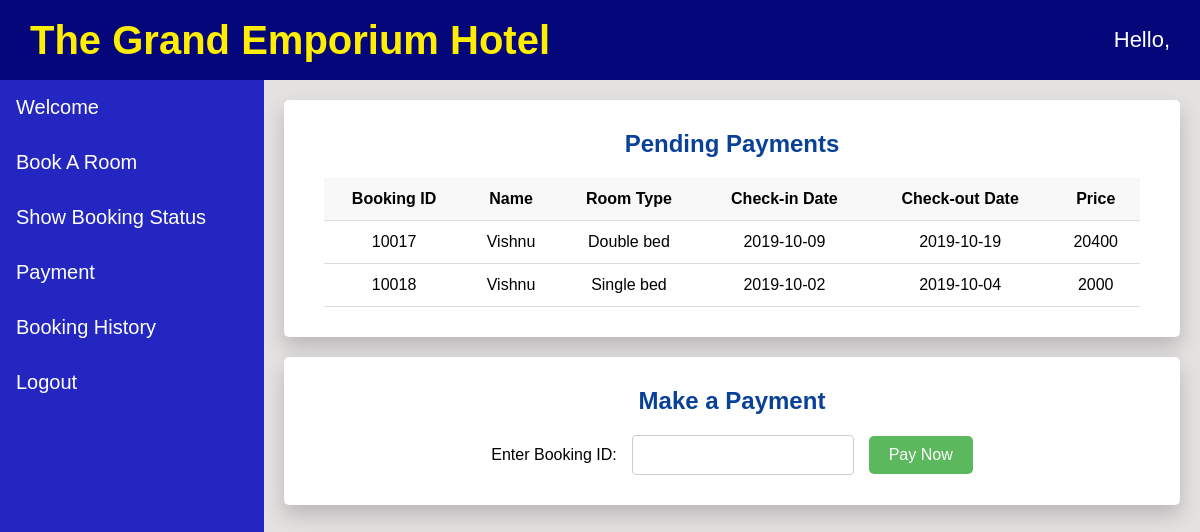
The page /user_payment.php on the database its author committed.
### tables this page shows
CREATE TABLE `confirmed_booking` (
  `phone` int(11) NOT NULL,
  `name` varchar(20) NOT NULL,
  `idproof` varchar(20) NOT NULL,
  `room_type` varchar(20) NOT NULL,
  `checkin` date NOT NULL,
  `checkout` date NOT NULL,
  `days` int(11) NOT NULL,
  `ac` varchar(10) NOT NULL,
  `breakfast` varchar(10) NOT NULL,
  `lunch` varchar(10) NOT NULL,
  `snacks` varchar(10) NOT NULL,
  `dinner` varchar(10) NOT NULL,
  `swimming` varchar(10) NOT NULL,
  `price` int(11) NOT NULL,
  `book_id` int(11) NOT NULL
);

### user_payment.php (the view, shortened to what this page needs)
<!DOCTYPE html>
<html>
<head>
</head>
<body>
    <?php
        $conn = new mysqli("localhost","root","", "hotel_db");
        $sql = "SELECT * from temp_session";
        $result=mysqli_query($conn, $sql);
        $row=mysqli_fetch_row($result);
    ?>
    <header class="header">
        <div style="font-size: 40px; font-weight: bold; color: #ffee00ff;">
            The Grand Emporium Hotel
        </div>
        <div style="font-size: 22px;">
            Hello, <?php echo $row[2]; ?>
        </div>
    </header>
    <nav>
        <ul class="sidebar">
            <li><a href="user_view.php">Welcome</a></li>
            <li><a href="bookroom.php">Book A Room</a></li>
            <li><a href="user_room_status.php">Show Booking Status</a></li>
            <li><a href="user_payment.php">Payment</a></li>
            <li><a href="user_booking_history.php">Booking History</a></li>
            <li><a href="index.php">Logout</a></li>
        </ul>
    </nav>
    <main class="main-content">
        <div class="basic_box">
            <h2>Pending Payments</h2>
            <table>
                <tr>
                    <th>Booking ID</th>
                    <th>Name</th>
                    <th>Room Type</th>
                    <th>Check-in Date</th>
                    <th>Check-out Date</th>
                    <th>Price</th>
                </tr>
                <?php
                    $conn = new mysqli("localhost","root","", "hotel_db");
                    $sql1 = "SELECT * from confirmed_booking";
                    if ($result=mysqli_query($conn,$sql1))
                    {
                        while ($row=mysqli_fetch_row($result))
                        {
                            ?>
                            <tr>
                                <td><?php echo $row[14]; ?></td>
                                <td><?php echo $row[1]; ?></td>
                                <td><?php echo $row[3]; ?></td>
                                <td><?php echo $row[4]; ?></td>
                                <td><?php echo $row[5]; ?></td>
                                <td><?php echo $row[13]; ?></td>
                            </tr><?php
                        }
                    }
                ?>
            </table>
        </div>
        <div class="basic_box">
            <h2>Make a Payment</h2>
            <form action="payment.php" method="post" class="pay-form">
                <label for="book_id">Enter Booking ID:</label>
                <input type="number" name="book_id" id="book_id" required>
                <button type="submit">Pay Now</button>
            </form>
        </div>
    </main>
</body>
</html>

### user_payment.php (style rules this page uses)
body { margin: 0; background: #e1dedee4; font-family: Verdana, sans-serif; padding-top: 80px; padding-left: 22%; box-sizing: border-box; }
.header { position: fixed; top: 0; left: 0; width: 100%; background-color: rgba(4, 6, 121, 1); color: white; padding: 0 30px; display: flex; justify-content: space-between; align-items: center; z-index: 1000; box-sizing: border-box; height: 80px; }
.sidebar { list-style-type: none; margin: 0; padding: 0; width: 22%; background-color: rgba(8, 11, 190, 0.87); position: fixed; height: 100%; top: 80px; left: 0; overflow: auto; }
.sidebar a { display: block; color: white; padding: 16px; text-decoration: none; font-size: 20px; }
.main-content { padding: 20px; }
.basic_box { background: white; border-radius: 5px; padding: 30px 40px; box-shadow: 0 10px 20px rgba(0,0,0,0.19); margin-bottom: 20px; }
table { width: 100%; border-collapse: collapse; font-size: 16px; }
th, td { padding: 12px; text-align: center; border-bottom: 1px solid #ddd; }
th { background-color: #f8f8f8; }
.basic_box h2 { text-align: center; color: #094198; margin-top: 0; }
.pay-form { display: flex; gap: 15px; align-items: center; justify-content: center; }
.pay-form input[type="number"] { width: 200px; padding: 10px; font-size: 16px; border: 1px solid #ccc; border-radius: 4px; }
.pay-form button { padding: 10px 20px; background-color: #5cb85c; color: white; border: none; border-radius: 5px; font-size: 16px; cursor: pointer; transition: background-color 0.3s; }

### rows shown on the page
confirmed_booking: book_id "10017", name "Vishnu", room_type "Double bed", checkin "2019-10-09", checkout "2019-10-19", price "20400"
confirmed_booking: book_id "10018", name "Vishnu", room_type "Single bed", checkin "2019-10-02", checkout "2019-10-04", price "2000"
